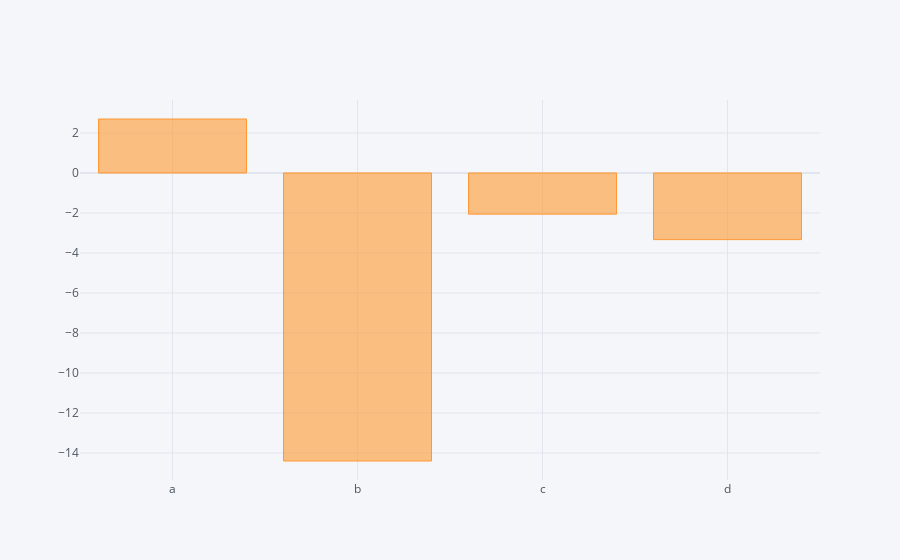

The code cell stored with this chart in its notebook:
### Code cell
df.sum().iplot(kind='bar')

### Figure 1 — Plotly figure (JSON) as saved in the notebook; plotly's stock layout.template omitted (floating-point values rounded to 4 significant figures)
{"data": [{"marker": {"color": "rgba(255, 153, 51, 0.6)", "line": {"color": "rgba(255, 153, 51, 1.0)", "width": 1}}, "name": "None", "orientation": "v", "text": "", "type": "bar", "x": ["a", "b", "c", "d"], "y": [2.7, -14.4, -2.058, -3.332]}], "layout": {"legend": {"bgcolor": "#F5F6F9", "font": {"color": "#4D5663"}}, "paper_bgcolor": "#F5F6F9", "plot_bgcolor": "#F5F6F9", "title": {"font": {"color": "#4D5663"}}, "xaxis": {"gridcolor": "#E1E5ED", "showgrid": true, "tickfont": {"color": "#4D5663"}, "title": {"font": {"color": "#4D5663"}, "text": ""}, "zerolinecolor": "#E1E5ED"}, "yaxis": {"gridcolor": "#E1E5ED", "showgrid": true, "tickfont": {"color": "#4D5663"}, "title": {"font": {"color": "#4D5663"}, "text": ""}, "zerolinecolor": "#E1E5ED"}}}
